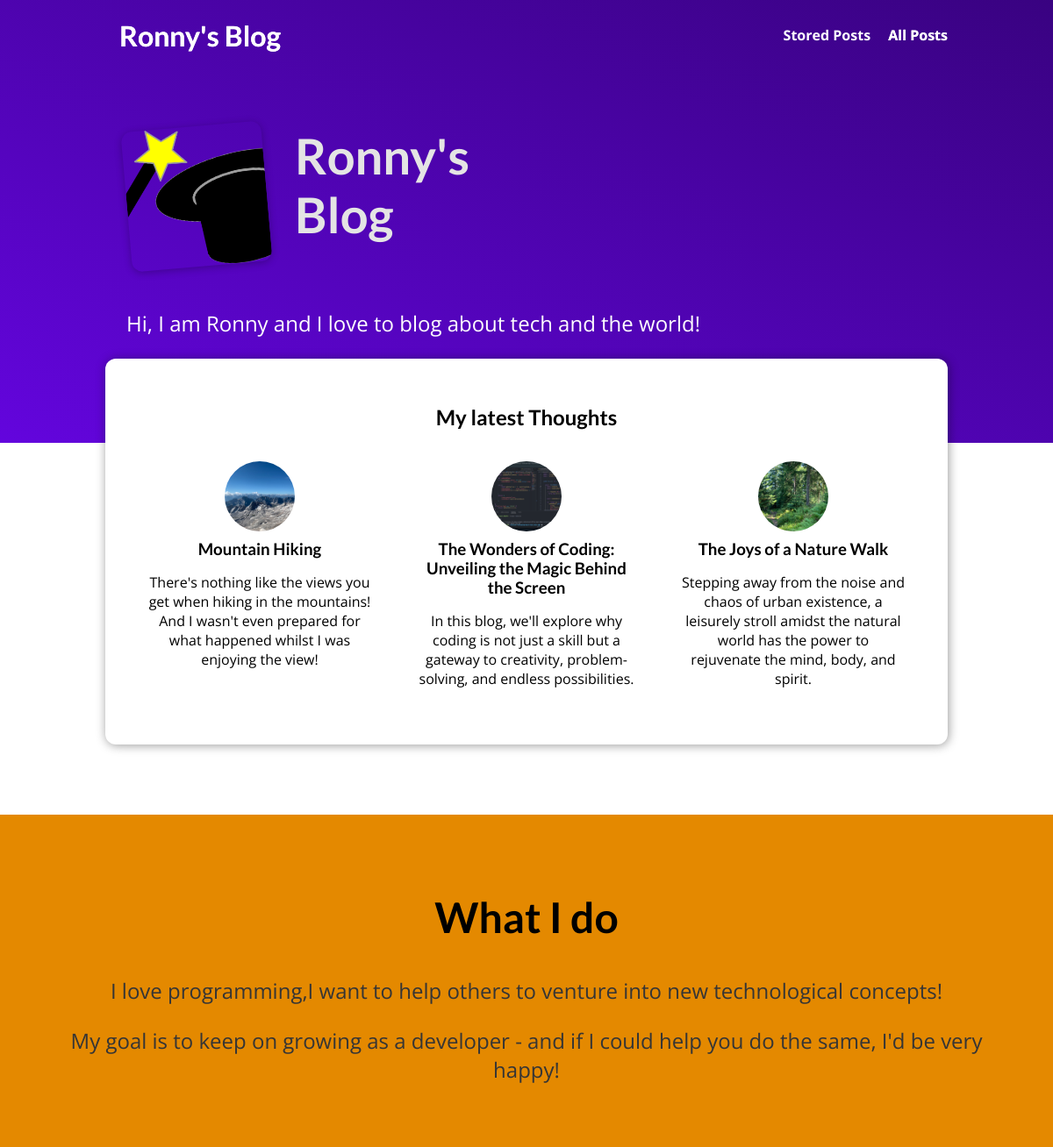
The page / on the database its author committed.
### blog/models.py (models this page shows, shortened)
class Post(models.Model):
    title=models.CharField(max_length =150)
    excerpt=models.CharField(max_length =200)
    image = models.ImageField(upload_to="posts",null =True)
    date=models.DateField(auto_now=True)
    slug=models.SlugField(unique=True,db_index=True)
    content=models.TextField(validators=[MinLengthValidator(10)])
    author=models.ForeignKey(
        Author,on_delete=models.SET_NULL,related_name="posts",null=True
    )
    tags=models.ManyToManyField(Tag)

### blog/views.py (the view)
# urls.py: path("", views.HomeView.as_view(), name="homepage"),
class HomeView(ListView):
    template_name = "blog/index.html"
    model = Post
    ordering = ["-date"]
    context_object_name = "posts"
    def get_queryset(self):
        queryset = super().get_queryset()
        data = queryset[:3]
        return data

### blog/templates/blog/index.html (shortened to what this page needs)
{% extends "root.html" %}
{% load static %}
{% block css_files %}
<link rel="stylesheet" href="{% static "blog/includes.css" %}"/>
<link rel="stylesheet" href="{% static "blog/index.css" %}"/>
{% endblock css_files %}
{% block content %}
<header id="main-navigation">
    <h1><a href="">Ronny's Blog</a></h1>
    <nav>
        <a href="{% url "postpage" %}">All Posts</a>
    </nav>
</header>
<section id="welcome">
    <header>
        <img src="{% static "blog/images/wizard.png" %}" alt="Ronny- The Author of this Blog">
        <h2>Ronny's Blog</h2>
    </header>
    <p>Hi, I am Ronny and I love to blog about tech and the world!</p>
</section>
<section id="latest-posts">
    <h2>My latest Thoughts</h2>
    <ul>
        {% for post in posts %}
        {% include "blog/includes/post.html" %}
        {% endfor %}
    </ul>
</section>
<section id="about">
    <h2>What I do</h2>
    <p>
        I love programming,I want to help others to venture into new technological concepts!
    </p>
    <p>My goal is to keep on growing as a developer - and if I could help you do the same, I'd be very happy!</p>
</section>
{% endblock content %}

### blog/templates/blog/includes/post.html
<li>
    <article class="post">
        <a href="{% url "detailpage" post.slug %}">
            <img src="{{post.image.url}}" alt="{{post.title}}">
            <div class="post__content">
                <h3> {{post.title}} </h3>
                <p> {{post.excerpt}} </p>
            </div>
        </a>
    </article>
</li>

### static/app.css (style rules this page uses)
* { box-sizing: border-box; }
html { font-family: 'Open Sans', 'Lato', sans-serif; }
body { margin: 0; }
h1, h2, h3 { font-family: 'Lato', sans-serif; font-weight: bold; }
#main-navigation { width: 100%; height: 5rem; display: flex; justify-content: space-between; align-items: center; padding: 0 10%; position: absolute; top: 0; left: 0; }
#main-navigation a { text-decoration: none; color: white; font-weight: bold; margin-left: 1rem; }

### blog/static/blog/includes.css (style rules this page uses)
.post { display: flex; flex-direction: column; align-items: center; text-align: center; }
.post a { text-decoration: none; color: black; transition: all 0.2s ease; padding: 1rem; }
.post img { width: 5rem; height: 5rem; object-fit: cover; border-radius: 50%; }
.post h3 { margin: 0.25rem 0; }

### blog/static/blog/index.css (style rules this page uses)
#welcome { background: linear-gradient(to right top, #6305dd, #390281); padding: 6rem 12%; }
#welcome header { display: flex; align-items: flex-start; margin: 3rem auto; }
#welcome img { width: 10rem; height: 10rem; object-fit: cover; object-position: top; border: 5px solid rgb(179, 179, 255)204, 0, 255; border-radius: 12px; background-color: rgb(179, 179, 255)204, 0, 255; transform: rotateZ(-5deg); box-shadow: 0 2px 8px rgba(0, 0, 0, 0.25); }
#welcome h2 { font-size: 3.5rem; margin: 0 0 0 2rem; color: #e4e4e4; width: 10rem; }
#welcome p { color: white; font-size: 1.5rem; }
#latest-posts { background-color: white; padding: 2rem; border-radius: 12px; width: 60rem; margin: -6rem auto 2rem auto; box-shadow: 1px 1px 12px rgba(0, 0, 0, 0.4); }
#latest-posts h2 { text-align: center; }
#latest-posts ul { list-style: none; margin: 0; padding: 0; display: flex; gap: 1rem; }
#latest-posts li { flex: 1; }
#about { text-align: center; padding: 3rem; background-color: #e48900; margin-top: 5rem; }
#about h2 { font-size: 3rem; }
#about p { font-size: 1.5rem; color: #353535; }
.post { text-align: center; }

### rows shown on the page
Post: image (picture), title "Mountain Hiking", excerpt "There's nothing like the views you get when hiking in the mountains! And I wasn't even prepared for what happened whilst I was enjoying the view!"
Post: image (picture), title "The Wonders of Coding: Unveiling the Magic Behind the Screen", excerpt "In this blog, we'll explore why coding is not just a skill but a gateway to creativity, problem-solving, and endless possibilities."
Post: image (picture), title "The Joys of a Nature Walk", excerpt "Stepping away from the noise and chaos of urban existence, a leisurely stroll amidst the natural world has the power to rejuvenate the mind, body, and spirit."
